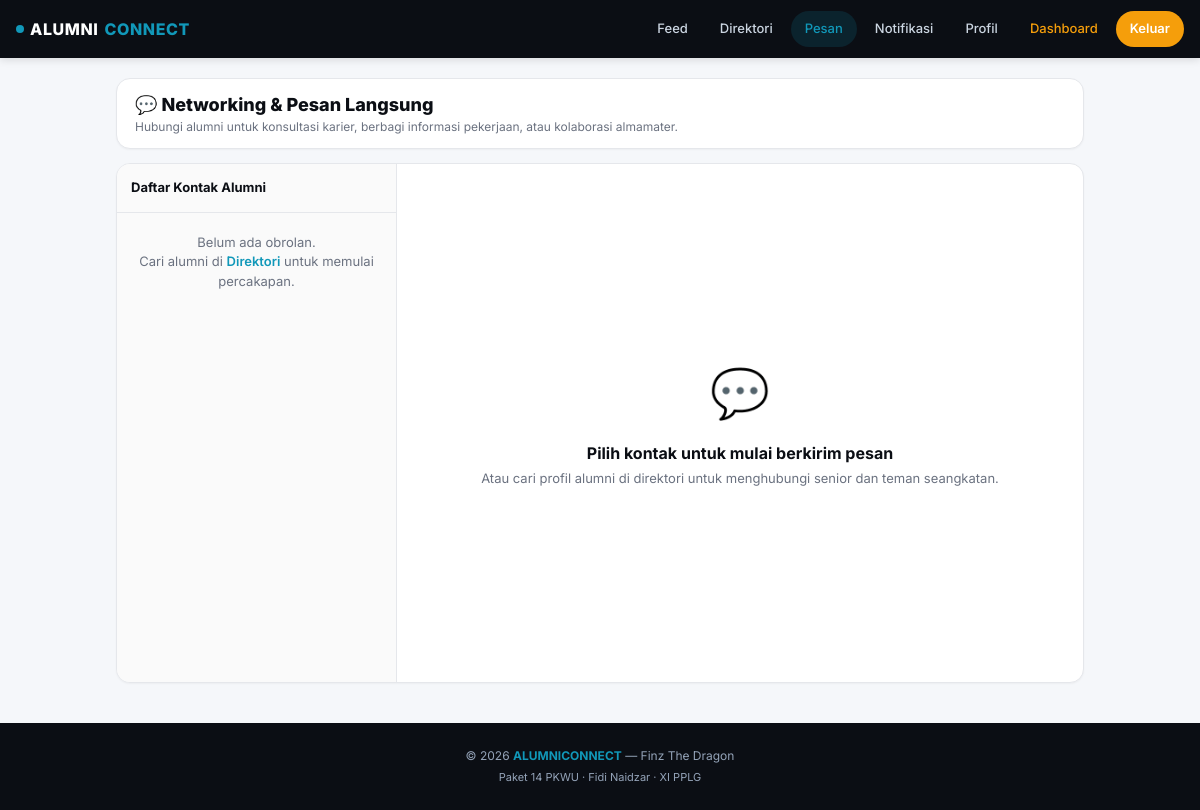
The page /pages/messages.php (signed in) on the database as committed earlier.
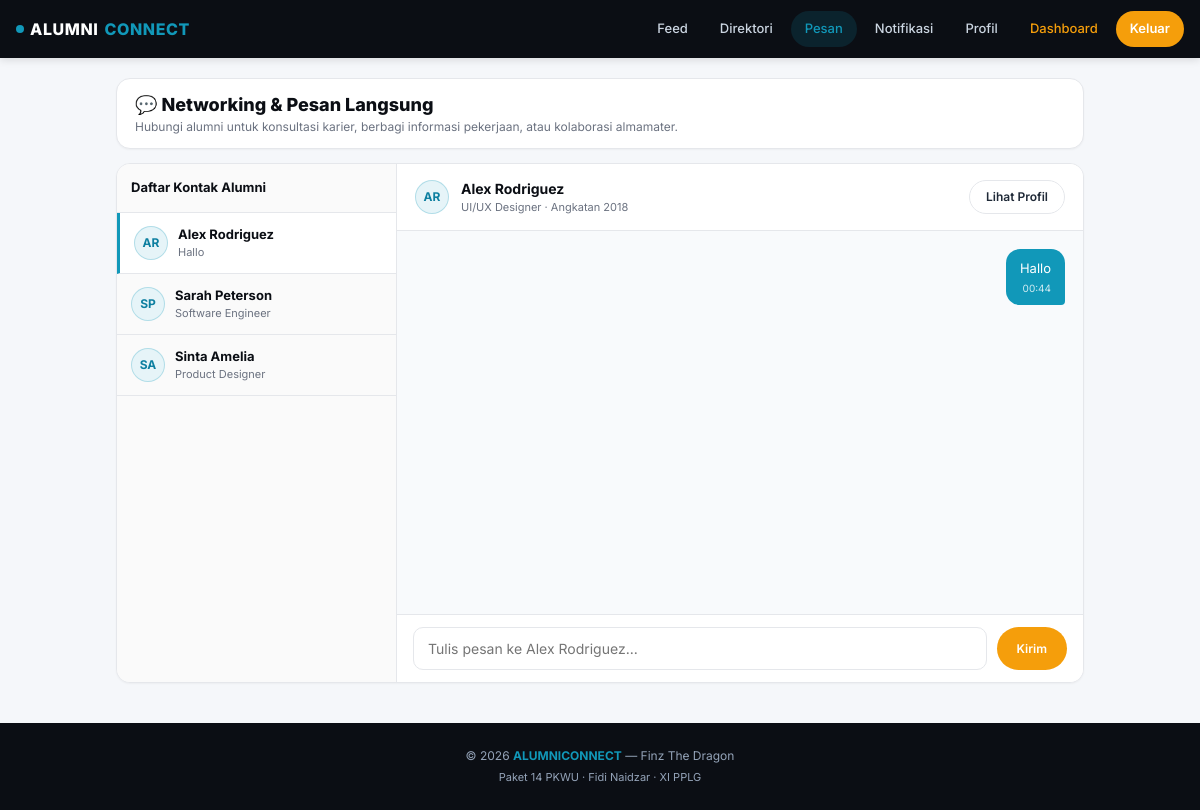
The same page on the database as committed later.
### tables this page shows
CREATE TABLE `users` (
  `id` bigint NOT NULL AUTO_INCREMENT,
  `username` varchar(50) NOT NULL,
  `email` varchar(100) NOT NULL,
  `password` varchar(255) NOT NULL,
  `role_id` bigint NOT NULL,
  `created_at` timestamp NULL DEFAULT CURRENT_TIMESTAMP,
  PRIMARY KEY (`id`),
  UNIQUE KEY `username` (`username`),
  UNIQUE KEY `email` (`email`),
  KEY `role_id` (`role_id`),
  CONSTRAINT `users_ibfk_1` FOREIGN KEY (`role_id`) REFERENCES `roles` (`id`)
);

CREATE TABLE `profiles` (
  `id` bigint NOT NULL AUTO_INCREMENT,
  `user_id` bigint NOT NULL,
  `nama` varchar(100) DEFAULT NULL,
  `foto` varchar(255) DEFAULT NULL,
  `bio` text,
  PRIMARY KEY (`id`),
  UNIQUE KEY `user_id` (`user_id`),
  CONSTRAINT `profiles_ibfk_1` FOREIGN KEY (`user_id`) REFERENCES `users` (`id`) ON DELETE CASCADE
);

CREATE TABLE `alumni_profiles` (
  `id` bigint NOT NULL AUTO_INCREMENT,
  `user_id` bigint NOT NULL,
  `angkatan` varchar(10) DEFAULT NULL,
  `tahun_lulus` year DEFAULT NULL,
  `jurusan` varchar(50) DEFAULT NULL,
  `profesi` varchar(100) DEFAULT NULL,
  `perusahaan` varchar(100) DEFAULT NULL,
  PRIMARY KEY (`id`),
  UNIQUE KEY `user_id` (`user_id`),
  CONSTRAINT `alumni_profiles_ibfk_1` FOREIGN KEY (`user_id`) REFERENCES `users` (`id`) ON DELETE CASCADE
);

CREATE TABLE `messages` (
  `id` bigint NOT NULL AUTO_INCREMENT,
  `sender_id` bigint NOT NULL,
  `receiver_id` bigint NOT NULL,
  `isi` text,
  `is_read` tinyint(1) DEFAULT '0',
  `created_at` timestamp NULL DEFAULT CURRENT_TIMESTAMP,
  PRIMARY KEY (`id`),
  KEY `sender_id` (`sender_id`),
  KEY `receiver_id` (`receiver_id`),
  CONSTRAINT `messages_ibfk_1` FOREIGN KEY (`sender_id`) REFERENCES `users` (`id`) ON DELETE CASCADE,
  CONSTRAINT `messages_ibfk_2` FOREIGN KEY (`receiver_id`) REFERENCES `users` (`id`) ON DELETE CASCADE
);

### pages/messages.php (the view, shortened to what the changed rows need)
<?php
require_once __DIR__ . '/../includes/functions.php';
require_once __DIR__ . '/../config/database.php';
$userId = $_SESSION['user_id'];
$toId   = isset($_GET['to']) ? (int)$_GET['to'] : 0;
$contactsSql = "
    SELECT DISTINCT
        u.id, u.username,
        p.nama, p.foto,
        ap.profesi, ap.angkatan,
        (SELECT isi FROM messages
         WHERE (sender_id = u.id AND receiver_id = ?) OR (sender_id = ? AND receiver_id = u.id)
         ORDER BY created_at DESC LIMIT 1) AS last_message,
        (SELECT created_at FROM messages
         WHERE (sender_id = u.id AND receiver_id = ?) OR (sender_id = ? AND receiver_id = u.id)
         ORDER BY created_at DESC LIMIT 1) AS last_time
    FROM users u
    LEFT JOIN profiles p ON p.user_id = u.id
    LEFT JOIN alumni_profiles ap ON ap.user_id = u.id
    WHERE u.id <> ?
      AND (
          u.id IN (SELECT sender_id FROM messages WHERE receiver_id = ?)
          OR u.id IN (SELECT receiver_id FROM messages WHERE sender_id = ?)
          OR u.id IN (SELECT following_id FROM followers WHERE follower_id = ?)
          OR u.id = ?
      )
    ORDER BY (last_time IS NOT NULL) DESC, last_time DESC, p.nama ASC
";
$cStmt = $conn->prepare($contactsSql);
$cStmt->bind_param('iiiiiiiii', $userId, $userId, $userId, $userId, $userId, $userId, $userId, $userId, $toId);
$cStmt->execute();
$contacts = $cStmt->get_result()->fetch_all(MYSQLI_ASSOC);
if ($toId === 0 && !empty($contacts)) {
    $toId = (int)$contacts[0]['id'];
}
$targetUser = null;
$messages = [];
if ($toId > 0) {
    $tStmt = $conn->prepare("
        SELECT u.id, u.username, p.nama, p.foto, ap.profesi, ap.angkatan
        FROM users u
        LEFT JOIN profiles p ON p.user_id = u.id
        LEFT JOIN alumni_profiles ap ON ap.user_id = u.id
        WHERE u.id = ?
    ");
    $tStmt->bind_param('i', $toId);
    $tStmt->execute();
    $targetUser = $tStmt->get_result()->fetch_assoc();
    if ($targetUser) {
        $mStmt = $conn->prepare("
            SELECT m.*, u.username
            FROM messages m
            JOIN users u ON u.id = m.sender_id
            WHERE (m.sender_id = ? AND m.receiver_id = ?)
               OR (m.sender_id = ? AND m.receiver_id = ?)
            ORDER BY m.created_at ASC
        ");
        $mStmt->bind_param('iiii', $userId, $toId, $toId, $userId);
        $mStmt->execute();
        $messages = $mStmt->get_result()->fetch_all(MYSQLI_ASSOC);
    }
}
include __DIR__ . '/../includes/header.php';
?>
<div class="container" style="max-width:1000px; margin-top:20px;">
  <div class="card" style="margin-bottom:14px; padding:12px 18px;">
    <h2 style="font-size:18px;font-weight:800;color:var(--navy);">💬 Networking & Pesan Langsung</h2>
  </div>
  <div class="chat-wrapper">
    <div class="chat-sidebar">
      <div style="overflow-y:auto; max-height:480px;">
        <?php if (empty($contacts)): ?>
          <div style="padding:20px; text-align:center; color:var(--text-muted); font-size:13px;">
            Belum ada obrolan.<br>Cari alumni di <a href="<?= baseUrl('pages/directory.php') ?>" style="color:var(--primary);font-weight:600;">Direktori</a> untuk memulai percakapan.
          </div>
        <?php else: ?>
          <?php foreach ($contacts as $c): ?>
            <a href="<?= baseUrl('pages/messages.php?to=' . $c['id']) ?>"
               class="chat-user-item <?= ((int)$c['id'] === $toId) ? 'active' : '' ?>">
              <?= renderAvatar($c['nama'] ?? $c['username'], $c['foto'] ?? null, 'avatar-sm') ?>
              <div style="flex:1; min-width:0;">
                <div style="font-weight:700; font-size:13px; color:var(--navy); white-space:nowrap; overflow:hidden; text-overflow:ellipsis;">
                  <?= e($c['nama'] ?? $c['username']) ?>
                </div>
                <div style="font-size:11px; color:var(--text-muted); white-space:nowrap; overflow:hidden; text-overflow:ellipsis;">
                  <?= e($c['last_message'] ?: ($c['profesi'] ?? 'Alumni')) ?>
                </div>
              </div>
            </a>
          <?php endforeach; ?>
        <?php endif; ?>
      </div>
    </div>
    <div class="chat-main">
      <?php if (!$targetUser): ?>
        <div style="flex:1; display:flex; align-items:center; justify-content:center; flex-direction:column; padding:40px; color:var(--text-muted);">
          <div style="font-size:48px; margin-bottom:12px;">💬</div>
          <div style="font-size:16px; font-weight:700; color:var(--navy);">Pilih kontak untuk mulai berkirim pesan</div>
          <p style="font-size:13px; margin-top:4px;">Atau cari profil alumni di direktori untuk menghubungi senior dan teman seangkatan.</p>
        </div>
      <?php else: ?>
        <div style="padding:14px 18px; border-bottom:1px solid var(--border); background:white; display:flex; justify-content:space-between; align-items:center;">
          <div style="display:flex; align-items:center; gap:12px;">
            <?= renderAvatar($targetUser['nama'] ?? $targetUser['username'], $targetUser['foto'] ?? null, 'avatar-sm') ?>
            <div>
              <a href="<?= baseUrl('pages/profile.php?id=' . $targetUser['id']) ?>" style="font-weight:700; font-size:14px; color:var(--navy);">
                <?= e($targetUser['nama'] ?? $targetUser['username']) ?>
              </a>
              <div style="font-size:11px; color:var(--text-muted);">
                <?= e($targetUser['profesi'] ?? 'Alumni') ?> · Angkatan <?= e($targetUser['angkatan'] ?? '-') ?>
              </div>
            </div>
          </div>
          <a href="<?= baseUrl('pages/profile.php?id=' . $targetUser['id']) ?>" class="btn btn-outline btn-sm">Lihat Profil</a>
        </div>
        <div class="chat-messages" id="chatContainer">
          <?php if (empty($messages)): ?>
            <div style="text-align:center; color:var(--text-muted); font-size:13px; margin:auto;">
              Belum ada pesan dengan <?= e($targetUser['nama'] ?? $targetUser['username']) ?>.<br>Kirimkan sapaan pertamamu di bawah! 👋
            </div>
          <?php else: ?>
            <?php foreach ($messages as $m): ?>
              <?php $isSentByMe = ((int)$m['sender_id'] === $userId); ?>
              <div class="chat-bubble <?= $isSentByMe ? 'sent' : 'received' ?>">
                <div><?= nl2br(e($m['isi'])) ?></div>
                <div style="font-size:10px; margin-top:4px; opacity:0.8; text-align:right;">
                  <?= date('H:i', strtotime($m['created_at'])) ?>
                </div>
              </div>
            <?php endforeach; ?>
          <?php endif; ?>
        </div>
        <form method="POST" action="<?= baseUrl('pages/messages.php?to=' . $toId) ?>" class="chat-input-area">
          <input type="text" name="isi" class="form-input" placeholder="Tulis pesan ke <?= e($targetUser['nama'] ?? $targetUser['username']) ?>..." autocomplete="off" required>
          <button type="submit" class="btn btn-primary btn-sm" style="padding:0 20px;">Kirim</button>
        </form>
      <?php endif; ?>
    </div>
  </div>
</div>
<?php include __DIR__ . '/../includes/footer.php'; ?>

### includes/functions.php (shortened to what the changed rows need)
<?php
function baseUrl($path = '') {
    $base = '/alumniconnect';
    return $base . '/' . ltrim($path, '/');
}
function e($str) {
    return htmlspecialchars($str ?? '', ENT_QUOTES, 'UTF-8');
}
function initials($name) {
    $parts = preg_split('/\s+/', trim($name));
    $ini = '';
    foreach (array_slice($parts, 0, 2) as $p) {
        $ini .= strtoupper(substr($p, 0, 1));
    }
    return $ini ?: '?';
}
function renderAvatar($name, $foto = null, $extraClass = '', $extraStyle = '') {
    if (!empty($foto)) {
        $filePath = __DIR__ . '/../' . ltrim($foto, '/\\');
    }
    return '<div class="avatar ' . e($extraClass) . '" style="' . e($extraStyle) . '">' . initials($name) . '</div>';
}

Rows that differ between the two databases and show on the page:
now on this page (row unchanged): users: name "AR", nama "Alex Rodriguez", profesi "Hallo", profiles.nama "AR", profiles.nama "Alex Rodriguez", alumni_profiles.profesi "UI/UX Designer", alumni_profiles.angkatan "2018", isi "Tulis pesan ke Alex Rodriguez..."
now on this page (row unchanged): users: name "SP", nama "Sarah Peterson", profesi "Software Engineer"
now on this page (row unchanged): users: name "SA", nama "Sinta Amelia", profesi "Product Designer"
added messages: isi "Hallo", created_at "00:44"
Other text that changed with them:
text no longer shown: "Belum ada obrolan. Cari alumni di Direktori untuk memulai percakapan. 💬 Pilih kontak untuk mulai berkirim pesan Atau cari profil alumni di direktori untuk menghubungi senior dan teman seangkatan."
text now shown: "· Angkatan Lihat Profil Kirim"
